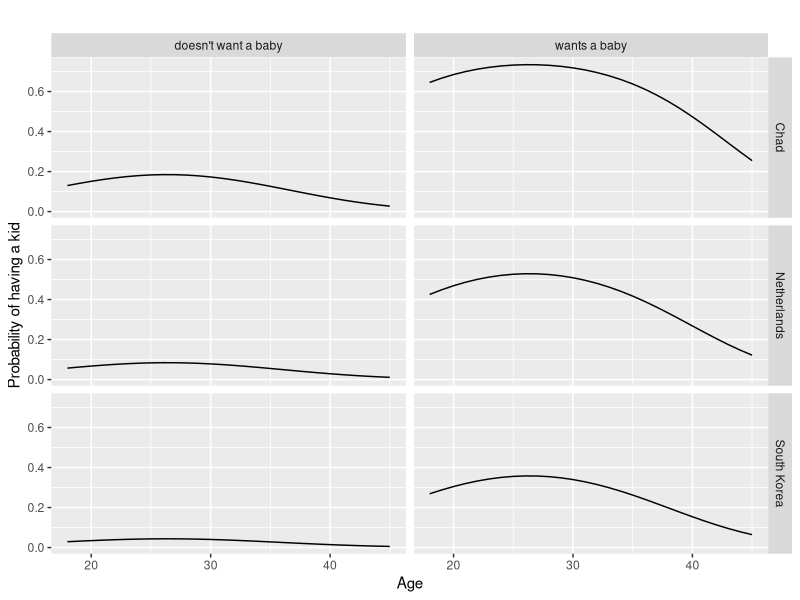

This chart was generated by the following R code:
## ---- chunk 1
library(tidyverse)
library(rlang)
set.seed(08544)
## ---- chunk 2
# Parameters
age <- 18:45
country <- c("Chad", "Netherlands", "South Korea")
desire <- c("wants a baby", "doesn't want a baby")

# tibble of all possible parameter combinations
param_combos <- expand_grid(age = age, country = country, desire = desire)

# this code is not very efficient in R but I'm trying to write in a way that I can swtich to Python eventually
for (row in 1:nrow(param_combos)) {
  # age
  age <- param_combos[row, "age"]

  # country
  country <- param_combos[row, "country"]

  # desire
  desire <- param_combos[row, "desire"]

  
  # set by trial and error https://www.desmos.com/calculator
  a <- -0.006
  b <- 0.1
  c <- -1
  country_offset <- case_when(
    country == "Netherlands" ~ -0.8,
    country == "Chad" ~ 0.1,
    country == "South Korea" ~ -1.5
  )
  desire_hash <- case_when(
    desire == "wants a baby" ~ 1.5,
    desire == "doesn't want a baby" ~ -1
  )
  
  # log odds of having a kid
  log_odds_kid <- a * (age - 18)^2 + b * (age - 18) + c + country_offset + desire_hash
  
  # Convert log odds to probability
  p_kid <- 1 / (1 + exp(-log_odds_kid))
  
  # Append to param_combos
  param_combos[row, c("log_odds_kid", "p_kid")] <- c(log_odds_kid, p_kid)
}
## ---- chunk 3
# ggplot age vs p_kid facet by country and desire
param_combos %>%
  select(age, p_kid, country, desire) %>%
  ggplot(aes(age, p_kid)) +
  geom_line() +
  facet_grid(country ~ desire) +
  labs(title = "",
       x = "Age",
       y = "Probability of having a kid")
## ---- chunk 4
# write param_combos to csv
write_csv(param_combos, "fer_data_sim.csv")
## ---- chunk 5
# set parameters
n_chad <- 10000
n_netherlands <- 10000
n_south_korea <- 10000

prop_desire_chad <- 0.3
chad_desire <- c(rep("wants a baby", round(n_chad * prop_desire_chad)), 
                     rep("doesn't want a baby", n_chad - round(n_chad * prop_desire_chad)))
ages_chad <- c(sample(18:45, n_chad, replace = TRUE))

prop_desire_netherlands <- 0.3
netherlands_desire <- c(rep("wants a baby", round(n_netherlands * prop_desire_netherlands)), 
                     rep("doesn't want a baby", n_netherlands - round(n_netherlands * prop_desire_netherlands)))
ages_netherlands <- ages_chad # assume same age distribution as Chad
                     
prop_desire_south_korea <- 0.3
south_korea_desire <- c(rep("wants a baby", round(n_south_korea * prop_desire_south_korea)), 
                     rep("doesn't want a baby", n_south_korea - round(n_south_korea * prop_desire_south_korea)))
ages_south_korea <- ages_chad # assume same age distribution as Chad

people <- tibble(
  country = c(rep("Chad", n_chad), rep("Netherlands", n_netherlands), rep("South Korea", n_south_korea)),
  desire = c(chad_desire, netherlands_desire, south_korea_desire),
  age = c(ages_chad, ages_netherlands, ages_south_korea)
)

# join probabilities from param_combos
people <- left_join(people, param_combos, 
                    by = c("country", "age", "desire"))

# simulate having a kid
people <- people %>%
  mutate(
    kid = rbinom(n(), 1, p_kid)
  )

# append hashed version of each column
people <- people %>%
  mutate(
    age_hash = hash(age),
    country_hash = hash(country),
    desire_hash = hash(desire)
  )
## ---- chunk 6
# write param_combos to csv
write_csv(people, "people.csv")
